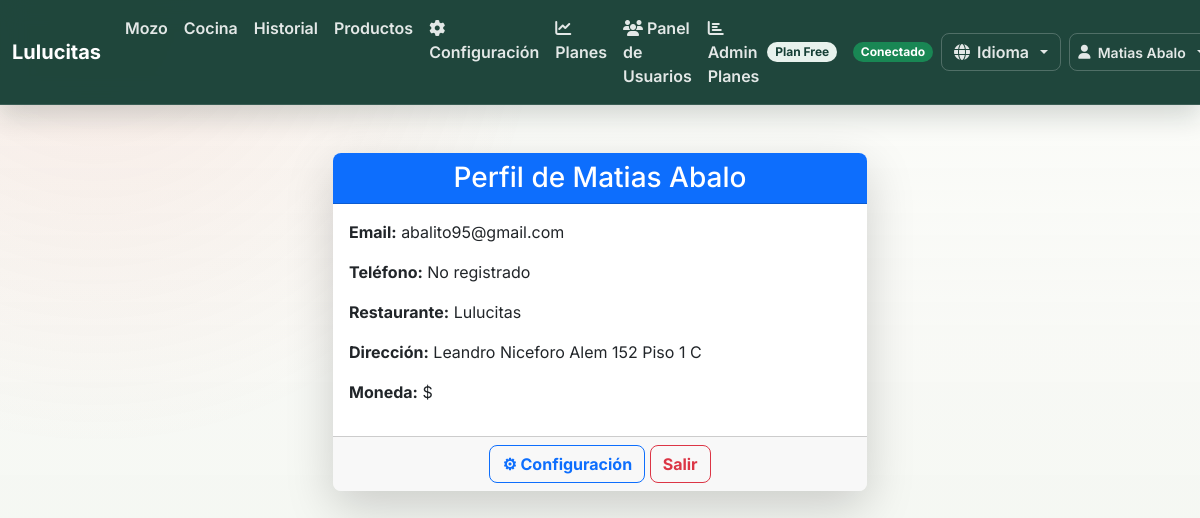
Screenshot of /auth/perfil (signed in) with the database file from the repository.
### models.py (models this page shows, shortened)
class Restaurante(db.Model):
    id = db.Column(db.Integer, primary_key=True)
    nombre = db.Column(db.String(100), nullable=False)
    slug = db.Column(db.String(50), unique=True, nullable=False)
    direccion = db.Column(db.String(200))
    telefono = db.Column(db.String(20))
    email_contacto = db.Column(db.String(120))
    moneda = db.Column(db.String(10), default="$")
    zona_horaria = db.Column(db.String(50), default="America/Argentina/Buenos_Aires")
    plan = db.Column(db.String(20), default="free")
    fecha_creacion = db.Column(db.DateTime, default=datetime.now)
    activo = db.Column(db.Boolean, default=True)
    api_key = db.Column(db.String(64), unique=True)

class Usuario(UserMixin, db.Model):
    id = db.Column(db.Integer, primary_key=True)
    email = db.Column(db.String(120), unique=True, nullable=False)
    password_hash = db.Column(db.String(128))
    nombre = db.Column(db.String(100), nullable=False)
    es_admin = db.Column(db.Boolean, default=False)
    es_superadmin = db.Column(db.Boolean, default=False)
    activo = db.Column(db.Boolean, default=False)  # por defecto inactivo hasta confirmar email
    confirmado = db.Column(db.Boolean, default=False)
    token_confirmacion = db.Column(db.String(128), nullable=True)
    fecha_creacion = db.Column(db.DateTime, default=datetime.now)
    restaurante_id = db.Column(db.Integer, db.ForeignKey('restaurante.id'), nullable=True)
    restaurante = db.relationship('Restaurante', backref='usuarios')

### auth.py (the view)
@auth_bp.route('/perfil')
@login_required
def perfil():
    return render_template('auth/perfil.html', usuario=current_user)

### app.py (called while the page is built)
def get_locale():
    if 'language' in session:
        return session['language']
    return 'es'  # Idioma por defecto

@login_manager.user_loader
def load_user(user_id):
    try:
        return Usuario.query.get(int(user_id))
    except Exception as e:
        print(f"Error cargando usuario {user_id}: {e}")
        return None

### simple_translations.py (called while the page is built)
def get_translation(text, locale='es'):
    if locale in TRANSLATIONS and text in TRANSLATIONS[locale]:
        return TRANSLATIONS[locale][text]
    return text  # Retorna el texto original si no hay traducción

### templates/auth/perfil.html
{% extends "base.html" %}
{% block content %}
<div class="container mt-5">
  <div class="row justify-content-center">
    <div class="col-md-6">
      <div class="card shadow-lg border-0 rounded-3">
        <div class="card-header bg-primary text-white text-center">
          <h3 class="mb-0">{{ _('Perfil de') }} {{ usuario.nombre }}</h3>
        </div>
        <div class="card-body">
          <p><strong>{{ _('Email:') }}</strong> {{ usuario.email }}</p>
          <p><strong>{{ _('Teléfono:') }}</strong> {{ usuario.telefono or _("No registrado") }}</p>
          <p><strong>{{ _('Restaurante:') }}</strong> {{ usuario.restaurante.nombre }}</p>
          <p><strong>{{ _('Dirección:') }}</strong> {{ usuario.restaurante.direccion or _("No registrada") }}</p>
          <p><strong>{{ _('Moneda:') }}</strong> {{ usuario.restaurante.moneda }}</p>
        </div>
        <div class="card-footer text-center">
          <a href="{{ url_for('auth.configuracion') }}" class="btn btn-outline-primary">⚙ {{ _('Configuración') }}</a>
          <a href="{{ url_for('auth.logout') }}" class="btn btn-outline-danger">{{ _('Salir') }}</a>
        </div>
      </div>
    </div>
  </div>
</div>
{% endblock %}

### templates/base.html (shortened to what this page needs)
<!DOCTYPE html>
<html lang="es">
<head>
    <link rel="stylesheet" href="https://cdn.jsdelivr.net/npm/bootstrap@5.3.2/dist/css/bootstrap.min.css">
    <link rel="stylesheet" href="{{ url_for('static', filename='style.css') }}">
</head>
<body class="{% block body_class %}{% endblock %}">
<nav id="main-navbar" class="navbar navbar-expand-lg navbar-verde">
  <div class="container-fluid">
    <a class="navbar-brand fw-bold" href="{{ url_for('index_redirect') }}">
      {% if current_restaurante %}{{ current_restaurante.nombre }}{% else %}Resto App{% endif %}
    </a>
    <div class="collapse navbar-collapse" id="navbarMain">
      {% if current_user.is_authenticated %}
      <ul class="navbar-nav me-auto mb-2 mb-lg-0">
        <li class="nav-item"><a class="nav-link" href="{{ url_for('index_redirect') }}">{{ _('Mozo') }}</a></li>
        <li class="nav-item"><a class="nav-link" href="{{ url_for('cocina') }}">{{ _('Cocina') }}</a></li>
        <li class="nav-item"><a class="nav-link" href="{{ url_for('historial') }}">{{ _('Historial') }}</a></li>
        <li class="nav-item"><a class="nav-link" href="{{ url_for('productos') }}">{{ _('Productos') }}</a></li>
        <li class="nav-item">
          <a class="nav-link" href="{{ url_for('auth.configuracion') }}">
            <i class="fas fa-cog"></i> {{ _('Configuración') }}
          </a>
        </li>
        <li class="nav-item">
          <a class="nav-link" href="{{ url_for('auth.planes') }}">
            <i class="fas fa-chart-line"></i> {{ _('Planes') }}
          </a>
        </li>
        {% if current_user.es_superadmin %}
        <li class="nav-item">
          <a class="nav-link" href="{{ url_for('auth.admin_usuarios') }}">
            <i class="fas fa-users"></i> {{ _('Panel de Usuarios') }}
          </a>
        </li>
        <li class="nav-item">
          <a class="nav-link" href="{{ url_for('auth.admin_planes') }}">
            <i class="fas fa-chart-bar"></i> {{ _('Admin Planes') }}
          </a>
        </li>
        {% endif %}
      </ul>
      <span class="badge bg-info me-3">{{ _('Plan') }} {{ current_restaurante.plan|title }}</span>
      <div class="d-flex align-items-center gap-2">
        <span id="pwa-status" class="badge bg-secondary">{{ _('Conectado') }}</span>
        <div class="dropdown">
          <button class="btn btn-outline-light dropdown-toggle" type="button" data-bs-toggle="dropdown" title="{{ _('Cambiar idioma') }}">
            <i class="fas fa-globe"></i> {{ _('Idioma') }}
          </button>
        </div>
        <div class="dropdown">
          <button class="btn btn-outline-light dropdown-toggle btn-sm" type="button" data-bs-toggle="dropdown">
            <i class="fas fa-user"></i> {{ current_user.nombre }}
          </button>
        </div>
      </div>
      {% endif %}
    </div>
  </div>
</nav>
<main id="main-content" class="{% block main_class %}container my-4{% endblock %}">
  {% block content %}{% endblock %}
</main>
</body>
</html>

### static/style.css (style rules this page uses)
:root { --bg: #f7f8f4; --surface: #ffffff; --surface-soft: #f1f4ec; --ink: #18211d; --muted: #67716b; --line: #dfe5dc; --primary: #163f35; --primary-2: #21624f; --accent: #d84f32; --amber: #d69b2d; --success: #2f7d50; --danger: #9f2f2f; --shadow: 0 16px 40px rgba(21, 42, 34, .10); --radius: 8px; }
* { box-sizing: border-box; }
html { min-height: 100%; }
body { min-height: 100vh; margin: 0; background: radial-gradient(circle at 8% 0%, rgba(216, 79, 50, .10), transparent 28rem), linear-gradient(180deg, rgba(251, 252, 248, .78) 0%, rgba(247, 248, 244, .84) 42%, rgba(238, 244, 236, .86) 100%), url("/static/hero-food-bg.png") center / cover fixed no-repeat; color: var(--ink); font-family: "Inter", Arial, sans-serif; letter-spacing: 0; }
a { color: var(--primary-2); text-decoration: none; }
.navbar-verde { background: rgba(22, 63, 53, .96); border-bottom: 1px solid rgba(255, 255, 255, .12); box-shadow: 0 12px 24px rgba(14, 35, 28, .16); backdrop-filter: blur(12px); }
.navbar-verde .navbar-brand { color: #fff !important; font-weight: 800; letter-spacing: 0; }
.navbar-verde .navbar-nav .nav-link, .navbar-verde .dropdown-toggle, .navbar-verde .btn-outline-light { color: rgba(255, 255, 255, .88) !important; border-color: rgba(255, 255, 255, .22); font-weight: 600; }
.btn { border-radius: var(--radius); font-weight: 700; letter-spacing: 0; min-height: 38px; display: inline-flex; align-items: center; justify-content: center; gap: .45rem; }
.badge { border-radius: 999px; font-weight: 700; }
.badge.bg-info { background: #e8f2ed !important; color: var(--primary) !important; }
.surface, .card, .modal-content { background: rgba(255, 255, 255, .94); border: 1px solid var(--line); border-radius: var(--radius); box-shadow: var(--shadow); backdrop-filter: blur(10px); }
.card { overflow: hidden; }

### rows the page displays
Restaurante: nombre "Lulucitas", plan "Free", restaurante.nombre "Lulucitas", restaurante "Leandro Niceforo Alem 152 Piso 1 C", restaurante.moneda "$"
Usuario: nombre "Matias Abalo", email "abalito95@gmail.com"

### other values shown
{{ usuario.telefono or _("No registrado") }} "No registrado"
